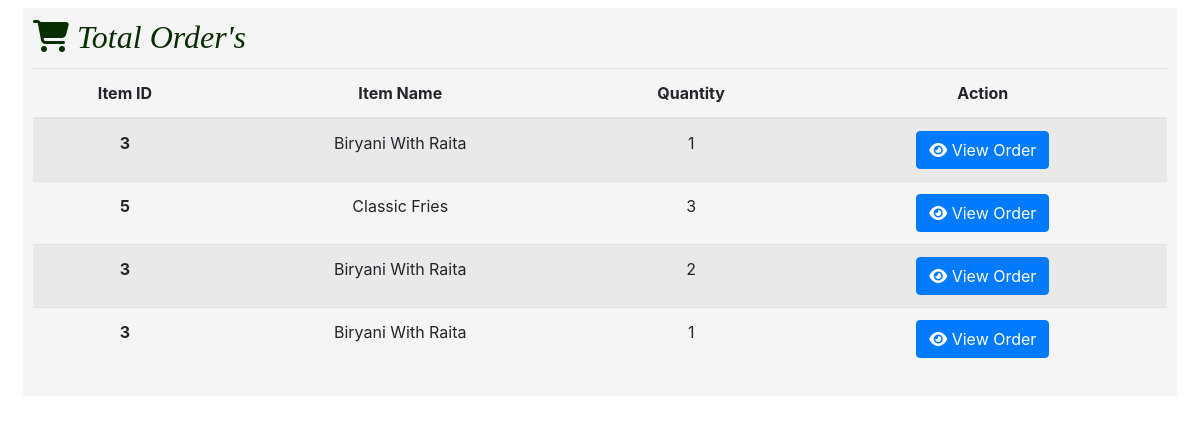
The page /admin/orders.php on the database its author committed.
### tables this page shows
CREATE TABLE `fp_orders` (
  `ID` int(11) NOT NULL,
  `Item_Name` varchar(155) NOT NULL,
  `Item_id` varchar(155) NOT NULL,
  `Customer` varchar(155) NOT NULL,
  `Quantity` varchar(155) NOT NULL,
  `Phone` varchar(155) NOT NULL,
  `Email` varchar(155) NOT NULL,
  `Payment` varchar(155) NOT NULL,
  `Address` varchar(155) NOT NULL,
  `Order_Date` varchar(155) NOT NULL
);

### admin/orders.php (the view, shortened to what this page needs)
<?php
require '../config/database_configration.php';
?>
<!DOCTYPE html>
<html lang="en">
<head>
  <link rel="stylesheet" href="../vendor/bootstrap/css/bootstrap.min.css">
  <link rel="stylesheet" href="../vendor/fontawesome/font-awesome.min.css">
  <link rel="stylesheet" href="../vendor/swiperjs/swiper-bundle.min.css">
  <link rel="stylesheet" href="../assets/css/admin.css">
</head>
<body>
  <div class="col-md-12">
    <div class="row m-2">
      <div class="table_data">
        <h2><i class="fa fa-shopping-cart mb-2"></i> Total Order's</h2>
        <table class="table table-striped text-center">
          <thead>
            <tr>
              <th scope="col">Item ID</th>
              <th scope="col">Item Name</th>
              <th scope="col">Quantity</th>
              <th scope="col">Action</th>
            </tr>
          </thead>
          <tbody>
          <?php
                    $query = "SELECT * FROM fp_orders";
                    $exec = mysqli_query($connect,$query);
                    while($data = mysqli_fetch_assoc($exec)){
                        echo '<tr>
                        <th scope="row">'.$data['Item_id'].'</th>
                        <td>'.$data['Item_Name'].'</td>
                        <td>'.$data['Quantity'].'</td>
                        <td><a href="view_order.php?name='.$data['Item_Name'].'&id='.$data['Item_id'].'&cus='.$data['Customer'].'&quantity='.$data['Quantity'].'&phone='.$data['Phone'].'&email='.$data['Email'].'&payment='.$data['Payment'].'&address='.$data['Address'].'" class="btn btn-primary text-white"><i class="fa fa-eye"></i> View Order</a></td>
                      </tr>';
                    }
                ?>
          </tbody>
        </table>
      </div>
    </div>
  </div>
</body>
</html>

### assets/css/admin.css (style rules this page uses)
.table_data { background: whitesmoke; width: 100%; padding:10px; }
.table_data h2 { color: rgb(8, 46, 0); font-style: italic; font-family: Cambria, Cochin, Georgia, Times, 'Times New Roman', serif; }

### rows shown on the page
fp_orders: Item "3", Item_Name "Biryani With Raita", Quantity "1"
fp_orders: Item "5", Item_Name "Classic Fries", Quantity "3"
fp_orders: Item "3", Item_Name "Biryani With Raita", Quantity "2"
fp_orders: Item "3", Item_Name "Biryani With Raita", Quantity "1"
